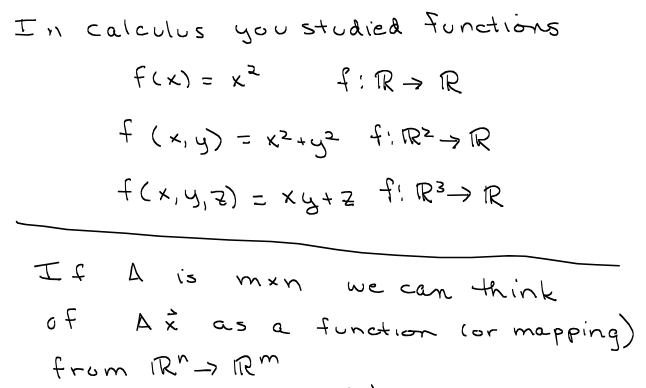
#> input picture Project/image1.png, 646 x 388 px
$ python programm.py
#> lines starting #> are read from the running program, lines starting #| are printed output that depends on the picture; after the words box and inside, x2 and y2 are one past the last pixel; in counts of white or black regions, pixels touching at a corner belong together
import cv2
import numpy as np
from matplotlib import pyplot as plt

def find_corners(bound):
    c1 = [bound[3][0], bound[0][1]]
    c2 = [bound[1][0], bound[0][1]]
    c3 = [bound[1][0], bound[2][1]]
    c4 = [bound[3][0], bound[2][1]]
    return [c1, c2, c3, c4]

def find_area(c1):
    return abs(c1[0][0] - c1[1][0]) * abs(c1[0][1] - c1[3][1])

def dist(p1, p2):
    return np.sqrt((p1[0] - p2[0]) ** 2 + (p1[1] - p2[1]) ** 2)

def merge_boxes(c1, c2):
    new_rect = []
    for i in range(4):
        cx = min(c1[i][0], c2[i][0])
        cy = min(c1[i][1], c2[i][1])
        new_rect.append([cx, cy])
    return new_rect

def find_center_coor(c1):
    width = abs(c1[0][0] - c1[1][0])
    height = abs(c1[0][1] - c1[3][1])
    return [c1[0][0] + (width / 2.0), c1[0][1] + (height / 2.0)]

if __name__ == "__main__":
    bndingBx = []
    corners = []

    img = cv2.imread('image1.png', 0)
#> img is the input picture: shape (388, 646); min 0, max 255, mean 247.3
    blur = cv2.GaussianBlur(img, (5, 5), 0)
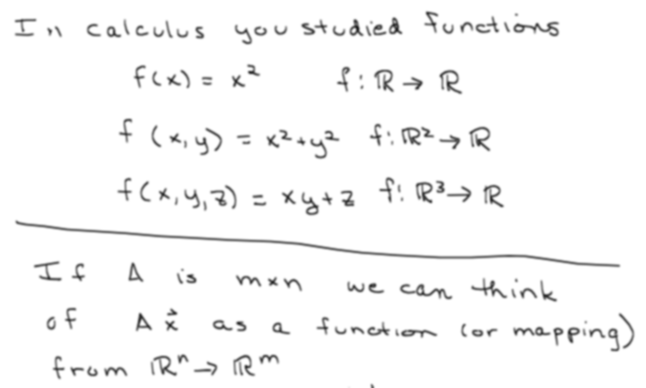
#> blur: shape (388, 646); min 35, max 255, mean 247.3
    th3 = cv2.adaptiveThreshold(blur, 255, cv2.ADAPTIVE_THRESH_MEAN_C, cv2.THRESH_BINARY, 11, 2)
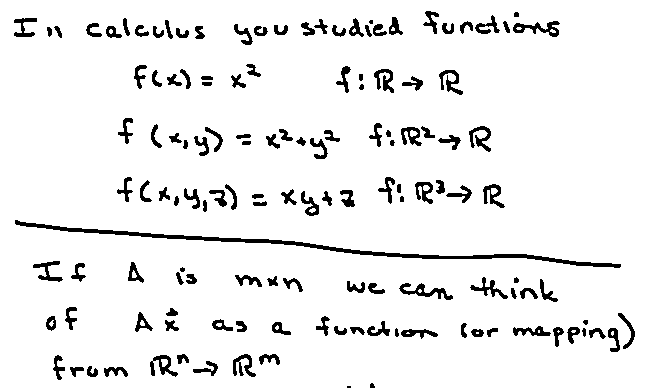
#> th3: shape (388, 646); 93.3% white; 138 black regions (3 under 20 px), largest, box (x1, y1, x2, y2) and area: (15, 220, 621, 268) 2337, (399, 283, 453, 300) 327, (513, 21, 560, 37) 316
    th3 = cv2.bitwise_not(th3)
#> th3: shape (388, 646); 6.7% white; 138 white regions (3 under 20 px)

    contours, _ = cv2.findContours(th3, cv2.RETR_CCOMP, cv2.CHAIN_APPROX_SIMPLE)
#> contours = 160 contours, 24 with area under 20; largest, box (x1, y1, x2, y2) and area: (15, 220, 621, 268) 1728, (513, 21, 560, 37) 279, (399, 283, 453, 300) 262, (150, 355, 178, 377) 243, (483, 184, 505, 208) 212

    for num in range(0, len(contours)):
        if _[0][num][3] == -1:
            left = tuple(contours[num][contours[num][:, :, 0].argmin()][0])
            right = tuple(contours[num][contours[num][:, :, 0].argmax()][0])
            top = tuple(contours[num][contours[num][:, :, 1].argmin()][0])
            bottom = tuple(contours[num][contours[num][:, :, 1].argmax()][0])
            bndingBx.append([top, right, bottom, left])
#> this loop made 160 passes
#> (left, right, top, bottom) on passes 2, 3, 5, 6, 7, 9, 10, 11, 12, 13, 15, 17: ((370, 384), (374, 387), (371, 383), (370, 387)), ((104, 368), (127, 375), (109, 367), (106, 376)), ((87, 369), (97, 374), (89, 366), (90, 376)), ((193, 369), (217, 368), (206, 361), (211, 375)), ((150, 362), (177, 374), (160, 355), (175, 376)), ((53, 368), (64, 370), (57, 355), (58, 379)), ((259, 357), (279, 363), (264, 354), (261, 364)), ((233, 360), (255, 375), (244, 354), (251, 376)), ((177, 355), (188, 362), (182, 354), (178, 363)), ((471, 331), (483, 333), (473, 329), (474, 336)), ((401, 332), (437, 335), (409, 329), (421, 338)), ((608, 330), (619, 349), (610, 328), (611, 351))
#> (right, top, bottom) on passes 1, 4, 27, 35, 37, 43: ((350, 387), (347, 386), (347, 387)), ((83, 370), (70, 367), (74, 376)), ((364, 332), (350, 327), (362, 334)), ((246, 329), (236, 321), (237, 331)), ((178, 329), (165, 320), (166, 330)), ((634, 336), (618, 313), (623, 348))
#> after the loop, bndingBx = 138 items

    for bx in bndingBx:
        corners.append(find_corners(bx))
#> this loop made 138 passes
#> (bx, c1 in find_corners, c2 in find_corners, c3 in find_corners, c4 in find_corners) on passes 3, 5, 6, 7, 8, 9, 10: ([(109, 367), (127, 375), (106, 376), (104, 368)], [104, 367], [127, 367], [127, 376], [104, 376]), ([(89, 366), (97, 374), (90, 376), (87, 369)], [87, 366], [97, 366], [97, 376], [87, 376]), ([(206, 361), (217, 368), (211, 375), (193, 369)], [193, 361], [217, 361], [217, 375], [193, 375]), ([(160, 355), (177, 374), (175, 376), (150, 362)], [150, 355], [177, 355], [177, 376], [150, 376]), ([(57, 355), (64, 370), (58, 379), (53, 368)], [53, 355], [64, 355], [64, 379], [53, 379]), ([(264, 354), (279, 363), (261, 364), (259, 357)], [259, 354], [279, 354], [279, 364], [259, 364]), ([(244, 354), (255, 375), (251, 376), (233, 360)], [233, 354], [255, 354], [255, 376], [233, 376])
#> (bx, c2 in find_corners, c3 in find_corners, c4 in find_corners) on passes 4, 21, 27, 29, 33, 38: ([(70, 367), (83, 370), (74, 376), (70, 367)], [83, 367], [83, 376], [70, 376]), ([(350, 327), (364, 332), (362, 334), (350, 327)], [364, 327], [364, 334], [350, 334]), ([(236, 321), (246, 329), (237, 331), (236, 321)], [246, 321], [246, 331], [236, 331]), ([(165, 320), (178, 329), (166, 330), (165, 320)], [178, 320], [178, 330], [165, 330]), ([(618, 313), (634, 336), (623, 348), (618, 313)], [634, 313], [634, 348], [618, 348]), ([(511, 288), (516, 296), (514, 298), (511, 288)], [516, 288], [516, 298], [511, 298])
#> after the loop, corners = 138 items

    imgplot = plt.imshow(img, 'gray')

    plt.clf()
    err = 2
    Area = []

    for corner in corners:
        Area.append(find_area(corner))
#> this loop made 138 passes
#> corner on passes 1 to 12: [[347, 386], [350, 386], [350, 387], [347, 387]], [[370, 383], [374, 383], [374, 387], [370, 387]], [[104, 367], [127, 367], [127, 376], [104, 376]], [[70, 367], [83, 367], [83, 376], [70, 376]], [[87, 366], [97, 366], [97, 376], [87, 376]], [[193, 361], [217, 361], [217, 375], [193, 375]], [[150, 355], [177, 355], [177, 376], [150, 376]], [[53, 355], [64, 355], [64, 379], [53, 379]], [[259, 354], [279, 354], [279, 364], [259, 364]], [[233, 354], [255, 354], [255, 376], [233, 376]], [[177, 354], [188, 354], [188, 363], [177, 363]], [[471, 329], [483, 329], [483, 336], [471, 336]]
#> after the loop, Area = 138 values, max 28435 at index 53, min 3 at index 0, mean 408.7
    Area = np.asarray(Area)
    avgArea = np.mean(Area)
#> avgArea = 408.7
    stdArea = np.std(Area)
#> stdArea = 2400
    outlier = (Area < avgArea - stdArea)

    for num in range(0, len(outlier)):
        dot = False
        if outlier[num]:
            black = np.zeros((len(img), len(img[0])), np.uint8)
            cv2.rectangle(black, (corners[num][0][0], corners[num][0][1]), (corners[num][2][0], corners[num][2][1]),
                          (255, 255), -1)
            fin = cv2.bitwise_and(th3, black)
            tempCnt, _ = cv2.findContours(fin, cv2.RETR_CCOMP, cv2.CHAIN_APPROX_SIMPLE)

            for cnt in tempCnt:
                rect = cv2.minAreaRect(cnt)
                axis1 = rect[1][0] / 2.0
                axis2 = rect[1][1] / 2.0
                if axis1 != 0 and axis2 != 0:
                    ratio = axis1 / axis2
                    if 1.0 - err < ratio < err + 1.0:
                        dot = True

            if dot:
                bestCorner = corners[num]
                closest = np.inf
                for crn in corners:
                    width = abs(crn[0][0] - crn[1][0])
                    height = abs(crn[0][1] - crn[3][1])
                    if corners[num][0][1] > crn[0][1]:
                        continue
                    elif dist(corners[num][0], crn[0]) < closest and crn != corners[num]:
                        cent = find_center_coor(crn)
                        bestCorner = crn
                        closest = dist(corners[num][0], crn[0])

                newCorners = merge_boxes(corners[num], bestCorner)
                corners.append(newCorners)
                corners[num] = [[0, 0], [0, 0], [0, 0], [0, 0]]
                bestCorner = [[0, 0], [0, 0], [0, 0], [0, 0]]
#> this loop made 138 passes

    for bx in corners:
        width = abs(bx[1][0] - bx[0][0])
        height = abs(bx[3][1] - bx[0][1])
        if width * height == 0:
            continue
        plt.plot([bx[0][0], bx[1][0]], [bx[0][1], bx[1][1]], 'g-', linewidth=2)
        plt.plot([bx[1][0], bx[2][0]], [bx[1][1], bx[2][1]], 'g-', linewidth=2)
        plt.plot([bx[2][0], bx[3][0]], [bx[2][1], bx[3][1]], 'g-', linewidth=2)
        plt.plot([bx[3][0], bx[0][0]], [bx[3][1], bx[0][1]], 'g-', linewidth=2)
#> this loop made 138 passes
#> bx on passes 24 to 35: [[461, 323], [466, 323], [466, 337], [461, 337]], [[272, 322], [290, 322], [290, 334], [272, 334]], [[367, 321], [389, 321], [389, 335], [367, 335]], [[236, 321], [246, 321], [246, 331], [236, 331]], [[583, 320], [587, 320], [587, 324], [583, 324]], [[165, 320], [178, 320], [178, 330], [165, 330]], [[212, 319], [232, 319], [232, 330], [212, 330]], [[316, 316], [329, 316], [329, 335], [316, 335]], [[46, 316], [55, 316], [55, 330], [46, 330]], [[618, 313], [634, 313], [634, 348], [618, 348]], [[135, 312], [152, 312], [152, 331], [135, 331]], [[166, 308], [177, 308], [177, 315], [166, 315]]
#> (bx, width, height) on passes 1 to 6: ([[347, 386], [350, 386], [350, 387], [347, 387]], 3, 1), ([[370, 383], [374, 383], [374, 387], [370, 387]], 4, 4), ([[104, 367], [127, 367], [127, 376], [104, 376]], 23, 9), ([[70, 367], [83, 367], [83, 376], [70, 376]], 13, 9), ([[87, 366], [97, 366], [97, 376], [87, 376]], 10, 10), ([[193, 361], [217, 361], [217, 375], [193, 375]], 24, 14)

    plt.imshow(th3, 'gray')
    plt.show()
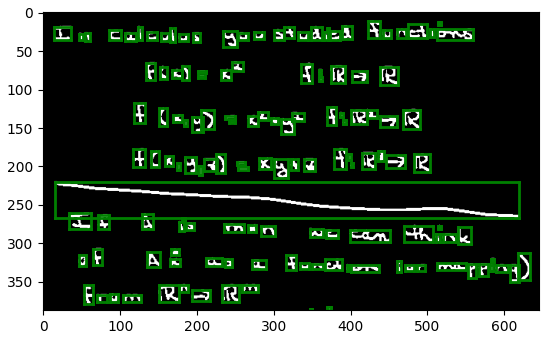
#> figure drawn by matplotlib, 1 panel

$ run again, with Project/image2.png copied over Project/image1.png
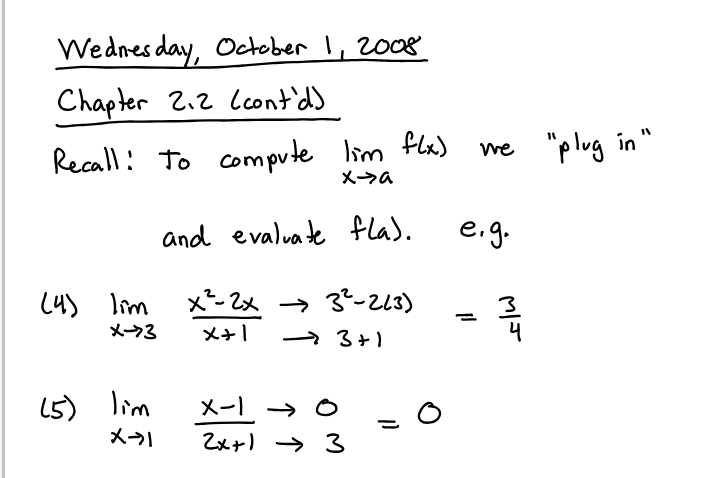
#> input picture Project/image2.png, 712 x 478 px
#> `th3 = cv2.adaptiveThreshold(blur, 255, cv2.ADAPTIVE_THRESH_MEAN_C, cv2..`:
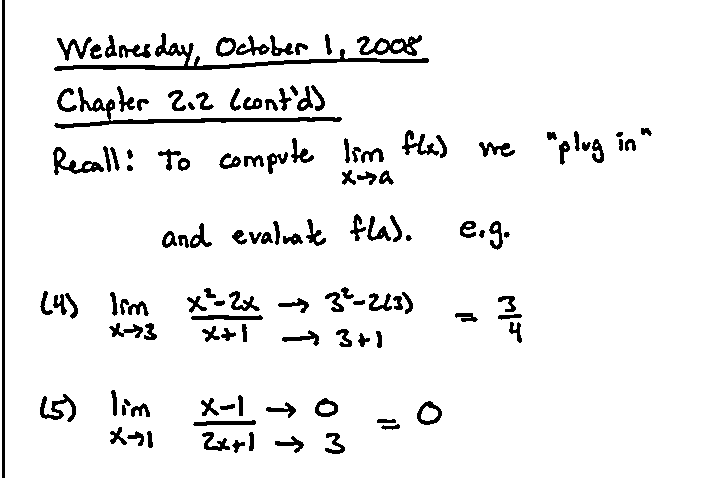
#> th3: shape (478, 712); 93.6% white; 125 black regions, largest, box (x1, y1, x2, y2) and area: (54, 33, 429, 71) 1987, (54, 87, 342, 129) 1533, (2, 0, 5, 478) 1434
#> contours = 158 contours, 21 with area under 20; largest, box (x1, y1, x2, y2) and area: (54, 33, 429, 71) 1531, (54, 87, 342, 129) 1190, (2, 0, 5, 478) 954, (357, 35, 422, 56) 637, (53, 147, 104, 175) 448
#> the loop `for num in range(0, len(contours)):` made 158 passes
#> (left, right, top, bottom) on passes 1 to 8: ((232, 445), (244, 445), (235, 440), (235, 452)), ((275, 441), (303, 445), (292, 436), (295, 452)), ((325, 448), (344, 450), (327, 433), (332, 453)), ((249, 433), (253, 448), (250, 432), (249, 450)), ((202, 434), (229, 449), (206, 432), (218, 450)), ((147, 432), (152, 446), (148, 431), (149, 447)), ((127, 437), (143, 441), (136, 431), (138, 445)), ((110, 432), (126, 443), (119, 427), (123, 444))
#> after the loop `for num in range(0, len(contours)):`: bndingBx = 125 items
#> the loop `for bx in bndingBx:` made 125 passes
#> (bx, c1 in find_corners, c2 in find_corners, c3 in find_corners, c4 in find_corners) on passes 1, 2, 3, 5: ([(235, 440), (244, 445), (235, 452), (232, 445)], [232, 440], [244, 440], [244, 452], [232, 452]), ([(292, 436), (303, 445), (295, 452), (275, 441)], [275, 436], [303, 436], [303, 452], [275, 452]), ([(327, 433), (344, 450), (332, 453), (325, 448)], [325, 433], [344, 433], [344, 453], [325, 453]), ([(206, 432), (229, 449), (218, 450), (202, 434)], [202, 432], [229, 432], [229, 450], [202, 450])
#> the loop `for corner in corners:` made 125 passes
#> corner on passes 1 to 8: [[232, 440], [244, 440], [244, 452], [232, 452]], [[275, 436], [303, 436], [303, 452], [275, 452]], [[325, 433], [344, 433], [344, 453], [325, 453]], [[249, 432], [253, 432], [253, 450], [249, 450]], [[202, 432], [229, 432], [229, 450], [202, 450]], [[147, 431], [152, 431], [152, 447], [147, 447]], [[127, 431], [143, 431], [143, 445], [127, 445]], [[110, 427], [126, 427], [126, 444], [110, 444]]
#> after the loop `for corner in corners:`: Area = 125 values, max 13838 at index 123, min 24 at index 94, mean 472.7
#> avgArea = 472.7
#> stdArea = 1594.3
#> the loop `for num in range(0, len(outlier)):` made 125 passes
#> the loop `for bx in corners:` made 125 passes
#> bx on passes 6 to 13: [[147, 431], [152, 431], [152, 447], [147, 447]], [[127, 431], [143, 431], [143, 445], [127, 445]], [[110, 427], [126, 427], [126, 444], [110, 444]], [[381, 424], [399, 424], [399, 429], [381, 429]], [[193, 420], [255, 420], [255, 425], [193, 425]], [[377, 419], [395, 419], [395, 422], [377, 422]], [[122, 405], [125, 405], [125, 415], [122, 415]], [[220, 404], [234, 404], [234, 409], [220, 409]]
#> `plt.show()`:
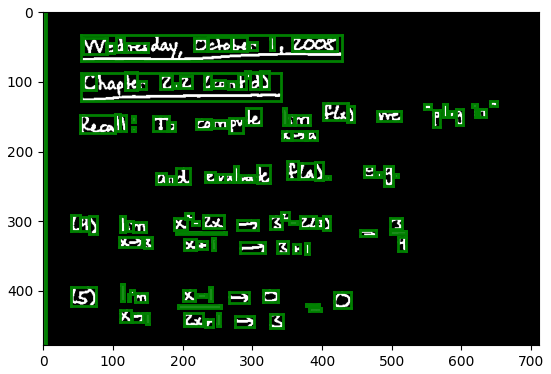
#> figure drawn by matplotlib, 1 panel

$ run again, with Project/image3.png copied over Project/image1.png
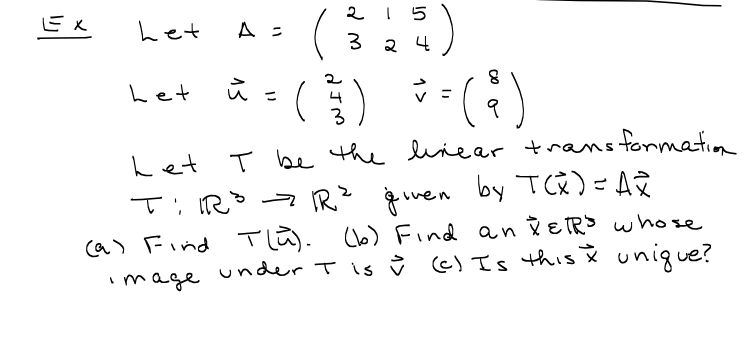
#> input picture Project/image3.png, 753 x 361 px
#> img is the input picture: shape (361, 753); min 0, max 255, mean 247.6
#> contours = 171 contours, 25 with area under 20; largest, box (x1, y1, x2, y2) and area: (407, 139, 472, 162) 324, (537, 0, 723, 8) 302, (152, 272, 201, 292) 284, (328, 142, 386, 166) 268, (642, 140, 700, 154) 256
#> the loop `for num in range(0, len(contours)):` made 171 passes
#> (left, right, top, bottom) on passes 1, 2, 3, 6, 7, 8, 9, 10: ((109, 277), (114, 283), (110, 276), (111, 284)), ((123, 277), (145, 281), (127, 274), (126, 286)), ((152, 274), (200, 281), (154, 272), (178, 291)), ((237, 269), (252, 274), (243, 268), (240, 276)), ((218, 270), (231, 275), (219, 268), (224, 278)), ((389, 266), (404, 267), (402, 264), (397, 276)), ((364, 267), (372, 275), (369, 264), (366, 276)), ((351, 262), (359, 274), (352, 261), (357, 275))
#> after the loop `for num in range(0, len(contours)):`: bndingBx = 141 items
#> the loop `for bx in bndingBx:` made 141 passes
#> (bx, c1 in find_corners, c2 in find_corners, c3 in find_corners, c4 in find_corners) on passes 1 to 4: ([(110, 276), (114, 283), (111, 284), (109, 277)], [109, 276], [114, 276], [114, 284], [109, 284]), ([(127, 274), (145, 281), (126, 286), (123, 277)], [123, 274], [145, 274], [145, 286], [123, 286]), ([(154, 272), (200, 281), (178, 291), (152, 274)], [152, 272], [200, 272], [200, 291], [152, 291]), ([(243, 268), (252, 274), (240, 276), (237, 269)], [237, 268], [252, 268], [252, 276], [237, 276])
#> the loop `for corner in corners:` made 141 passes
#> corner on passes 1 to 8: [[109, 276], [114, 276], [114, 284], [109, 284]], [[123, 274], [145, 274], [145, 286], [123, 286]], [[152, 272], [200, 272], [200, 291], [152, 291]], [[237, 268], [252, 268], [252, 276], [237, 276]], [[218, 268], [231, 268], [231, 278], [218, 278]], [[389, 264], [404, 264], [404, 276], [389, 276]], [[364, 264], [372, 264], [372, 276], [364, 276]], [[351, 261], [359, 261], [359, 275], [351, 275]]
#> after the loop `for corner in corners:`: Area = 141 values, max 1408 at index 98, min 9 at index 94, mean 269.5
#> avgArea = 269.5
#> stdArea = 251.8
#> the loop `for num in range(0, len(outlier)):` made 141 passes
#> newCorners on passes 12, 29: [[496, 259], [507, 259], [507, 263], [496, 263]], [[652, 242], [657, 242], [657, 246], [652, 246]]
#> after the loop `for num in range(0, len(outlier)):`:
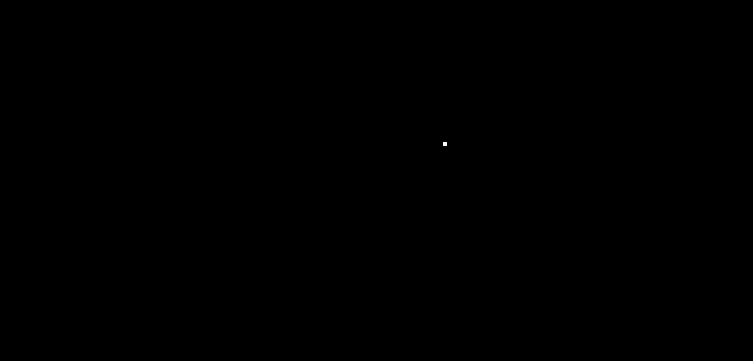
#> black: shape (361, 753); 0.01% white; 1 white region (1 under 20 px)
#> the loop `for bx in corners:` made 144 passes
#> `plt.show()`:
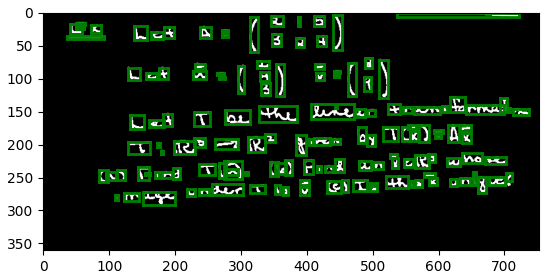
#> figure drawn by matplotlib, 1 panel

$ run again, with Project/image4.png copied over Project/image1.png
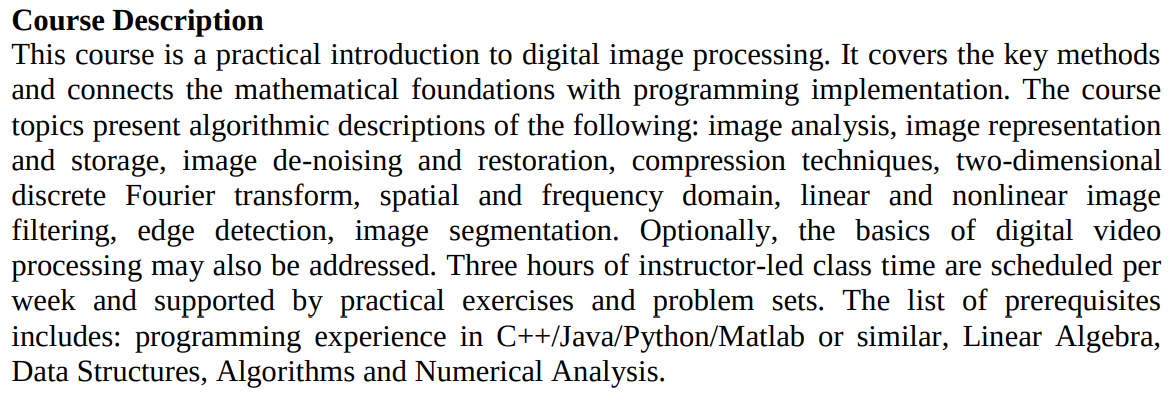
#> input picture Project/image4.png, 1174 x 401 px
#> `th3 = cv2.adaptiveThreshold(blur, 255, cv2.ADAPTIVE_THRESH_MEAN_C, cv2..`:
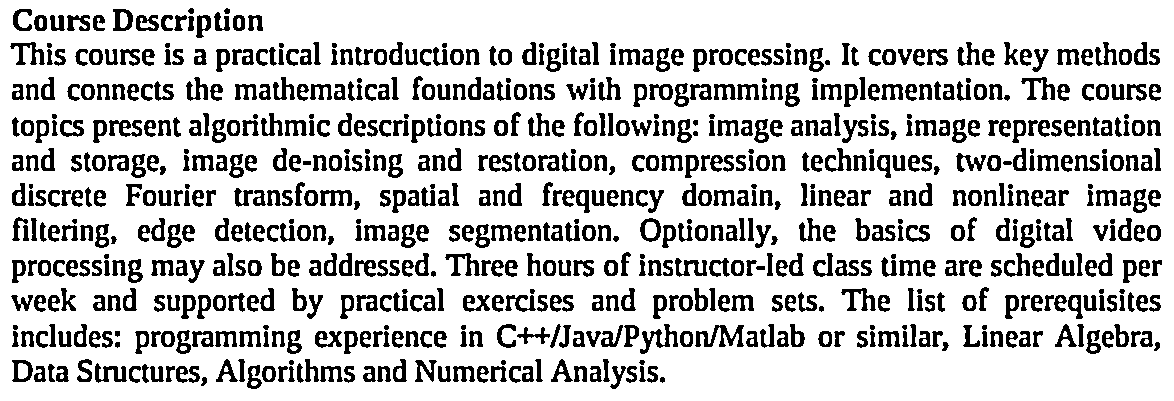
#> th3: shape (401, 1174); 80% white; 755 black regions (2 under 20 px), largest, box (x1, y1, x2, y2) and area: (695, 325, 744, 347) 496, (640, 324, 678, 354) 382, (10, 42, 45, 65) 335
#> contours = 1038 contours, 78 with area under 20; largest, box (x1, y1, x2, y2) and area: (640, 218, 661, 242) 365, (695, 325, 744, 347) 362, (12, 360, 33, 382) 342, (113, 9, 133, 31) 332, (640, 324, 678, 354) 276
#> the loop `for num in range(0, len(contours)):` made 1038 passes
#> (left, right, top, bottom) on passes 1, 2, 3, 4, 5, 6, 7, 10: ((660, 378), (664, 381), (661, 377), (662, 382)), ((201, 384), (206, 382), (203, 377), (201, 385)), ((647, 379), (657, 379), (649, 366), (651, 382)), ((639, 380), (645, 380), (640, 366), (640, 381)), ((626, 378), (636, 379), (629, 366), (629, 382)), ((610, 386), (625, 368), (613, 366), (612, 388)), ((590, 368), (601, 380), (591, 366), (591, 381)), ((522, 374), (533, 380), (524, 366), (523, 381))
#> after the loop `for num in range(0, len(contours)):`: bndingBx = 755 items
#> the loop `for bx in bndingBx:` made 755 passes
#> (bx, c1 in find_corners, c2 in find_corners, c3 in find_corners, c4 in find_corners) on passes 1, 3, 4: ([(661, 377), (664, 381), (662, 382), (660, 378)], [660, 377], [664, 377], [664, 382], [660, 382]), ([(649, 366), (657, 379), (651, 382), (647, 379)], [647, 366], [657, 366], [657, 382], [647, 382]), ([(640, 366), (645, 380), (640, 381), (639, 380)], [639, 366], [645, 366], [645, 381], [639, 381])
#> the loop `for corner in corners:` made 755 passes
#> corner on passes 1 to 3: [[660, 377], [664, 377], [664, 382], [660, 382]], [[201, 377], [206, 377], [206, 385], [201, 385]], [[647, 366], [657, 366], [657, 382], [647, 382]]
#> after the loop `for corner in corners:`: Area = 755 values, max 1073 at index 117, min 12 at index 410, mean 192.7
#> avgArea = 192.7
#> stdArea = 123.3
#> the loop `for num in range(0, len(outlier)):` made 755 passes
#> the loop `for bx in corners:` made 849 passes
#> bx on passes 1 to 3: [[0, 0], [0, 0], [0, 0], [0, 0]], [[0, 0], [0, 0], [0, 0], [0, 0]], [[647, 366], [657, 366], [657, 382], [647, 382]]
#> `plt.show()`:
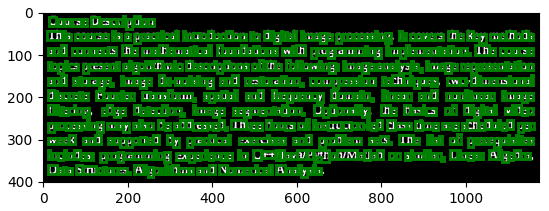
#> figure drawn by matplotlib, 1 panel
